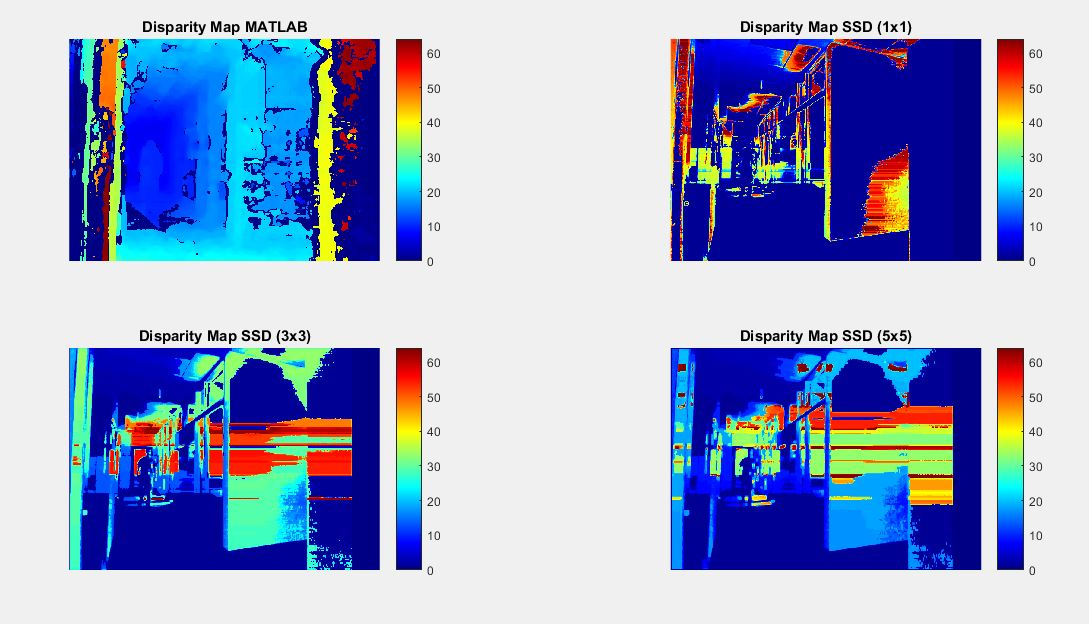
%> input picture HW1 - Genetic Algorithm/HW4 - Stereo Vision/Materials/task1_img.JPG, 1089 x 624 px
$ octave --eval "result = ComputeEdgeDetectionFeatures(imread('../../../../../HW1 - Genetic Algorithm/HW4 - Stereo Vision/Materials/task1_img.JPG'));"   (GNU Octave 9; MATLAB toolbox functions it lacks are replaced by stand-ins)
%> lines starting %> are read from the running program, lines starting %| are printed output that depends on the picture; in (x1, y1, x2, y2) boxes, pixels count from 0 and x2, y2 are one past the last pixel; in counts of white or black regions, pixels touching at a corner belong together; the program's own positions count from 1
%%%%%%%%%%%%%%%%%%%%%%%%%%%%%%%%%%%%%%%%%%%%%%
% Name: Dieu My Nguyen
% Semester: Spring 2019
% Course Number: CSCI 5722 - Distance
% Assignment 5: Segmentation via Clustering
% Instructor: Ioana Fleming
%%%%%%%%%%%%%%%%%%%%%%%%%%%%%%%%%%%%%%%%%%%%%%

function features = ComputeEdgeDetectionFeatures(img)
    height = size(img, 1);
%> height = 624
    width = size(img, 2);
%> width = 1089

    features = zeros([height, width, 1]);
    gray_img = rgb2gray(img);
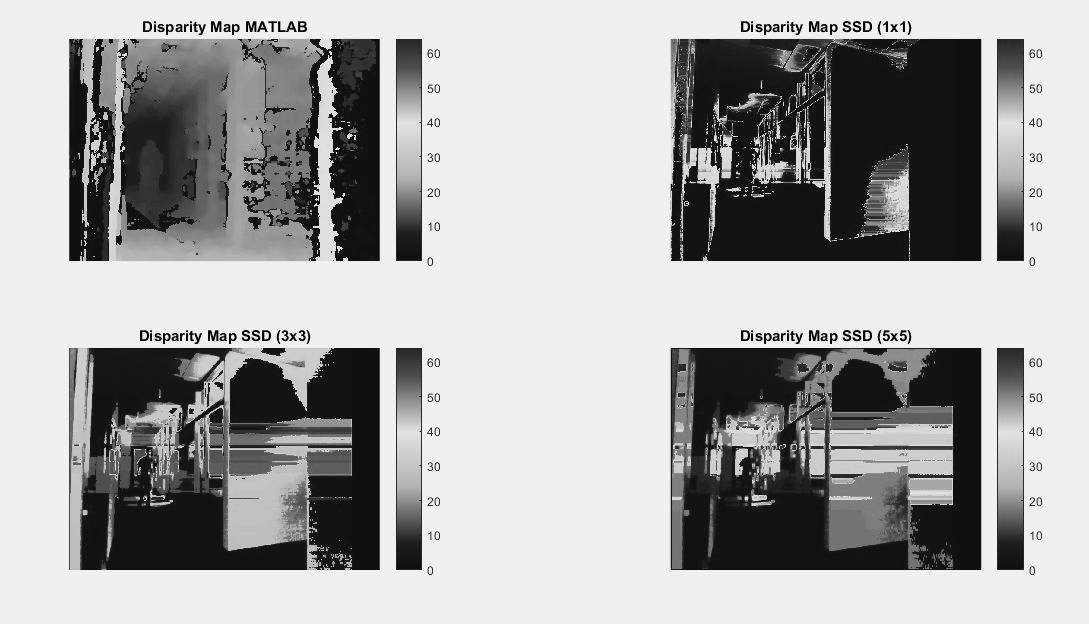
%> gray_img: size 624x1089 uint8; min 0, max 255, mean 165.8

    features(:,:,1) = edge(gray_img, 'Canny');
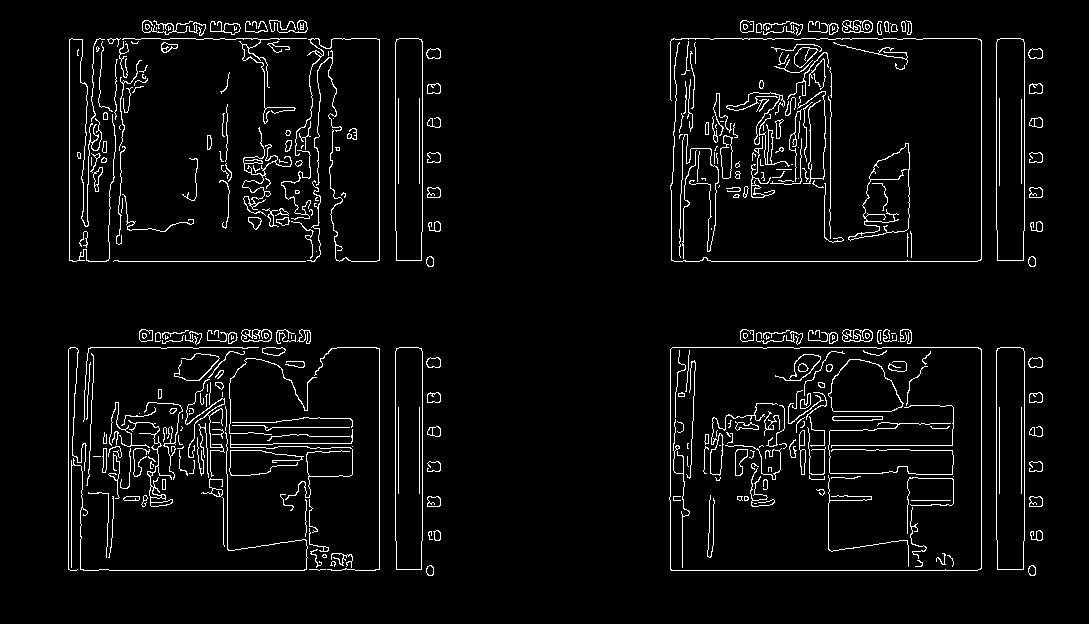
%> features: size 624x1089 double; values 0 (black) and 1 (white), 4.4% white in thin lines or dots, all inside (x1, y1, x2, y2) = (68, 20, 1043, 576)
end

$ run again, on HW1 - Genetic Algorithm/HW4 - Stereo Vision/Materials/task3_img.JPG
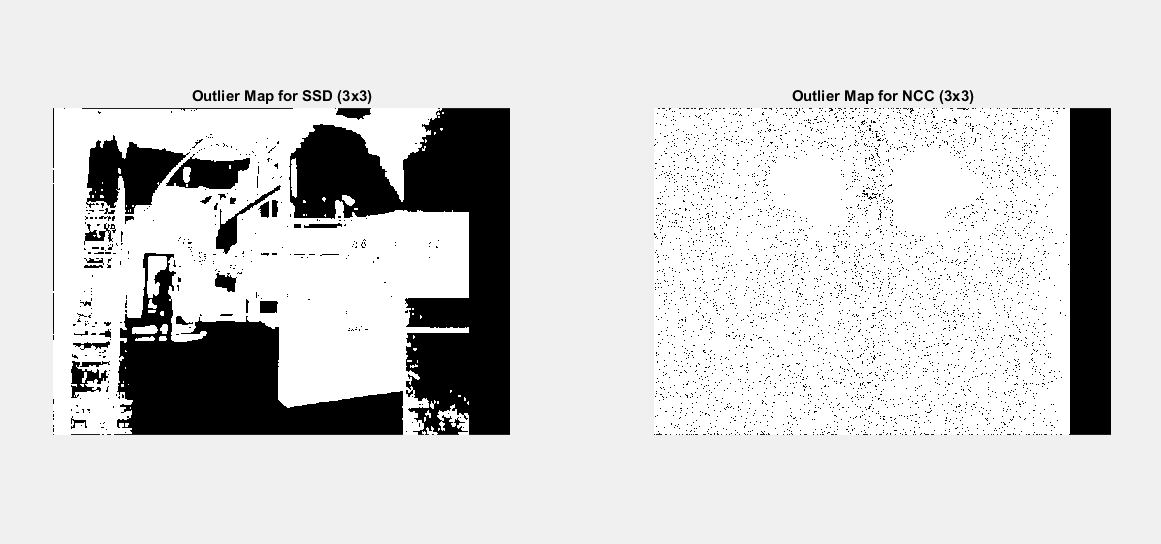
%> input picture HW1 - Genetic Algorithm/HW4 - Stereo Vision/Materials/task3_img.JPG, 1161 x 544 px
%> in ComputeEdgeDetectionFeatures, `features(:,:,1) = edge(gray_img, 'Canny');`:
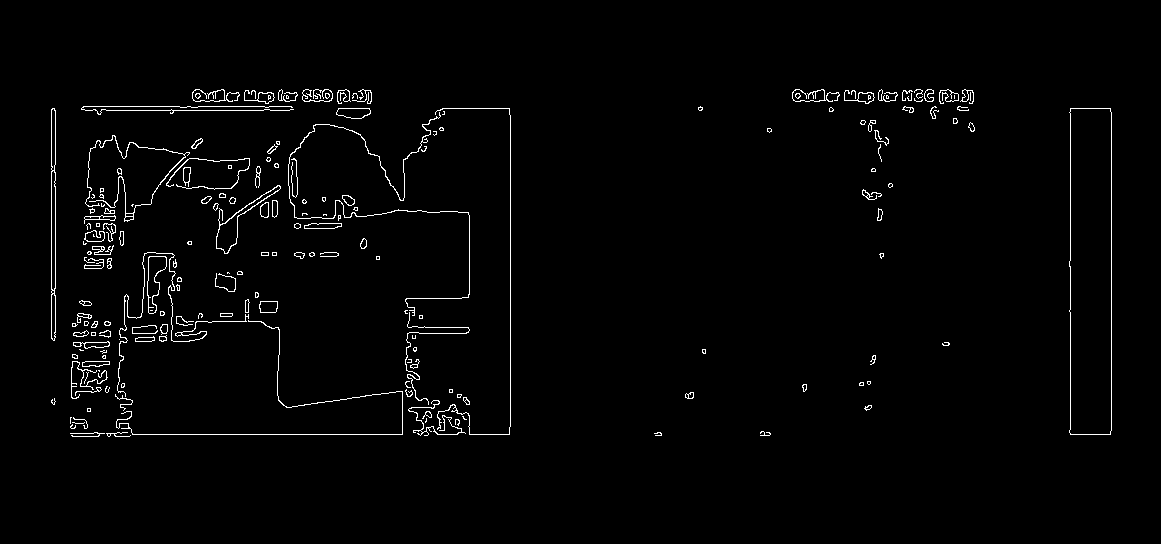
%> features: size 544x1161 double; values 0 (black) and 1 (white), 1.8% white in thin lines or dots, all inside (x1, y1, x2, y2) = (51, 89, 1112, 437)

$ run again, on HW1 - Genetic Algorithm/HW4 - Stereo Vision/Materials/task5_img.JPG
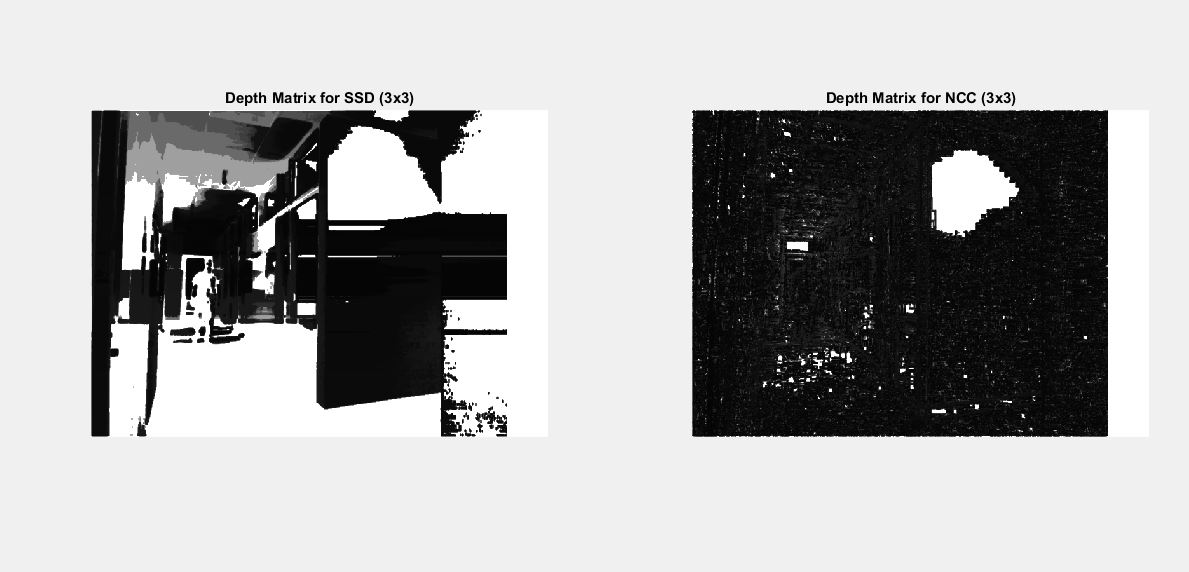
%> input picture HW1 - Genetic Algorithm/HW4 - Stereo Vision/Materials/task5_img.JPG, 1189 x 572 px
%> in ComputeEdgeDetectionFeatures, `features(:,:,1) = edge(gray_img, 'Canny');`:
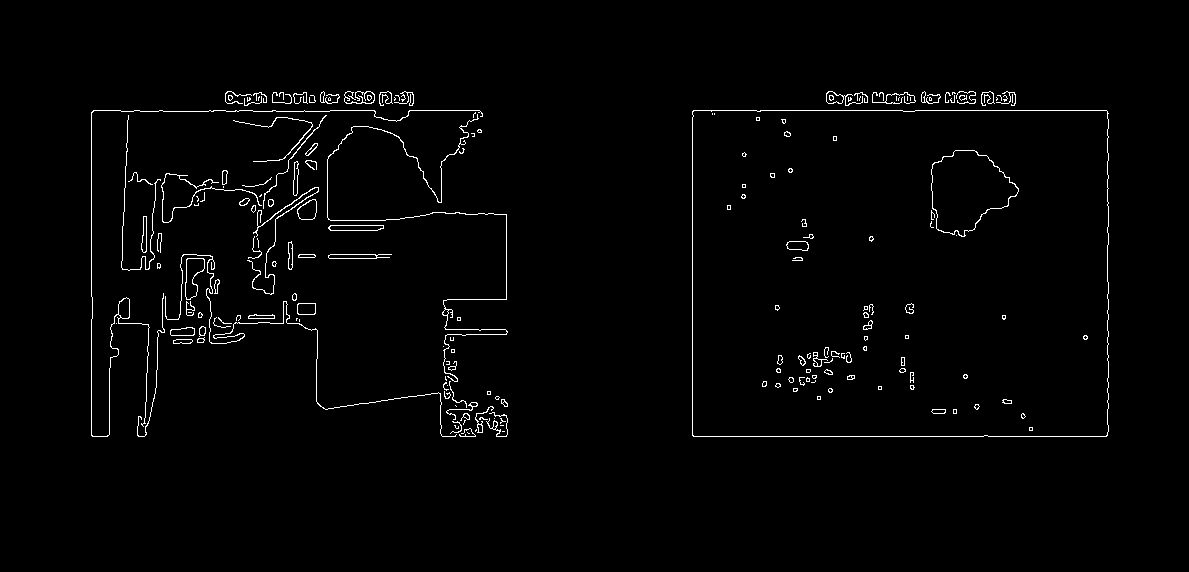
%> features: size 572x1189 double; values 0 (black) and 1 (white), 1.6% white in thin lines or dots, all inside (x1, y1, x2, y2) = (91, 91, 1109, 437)
